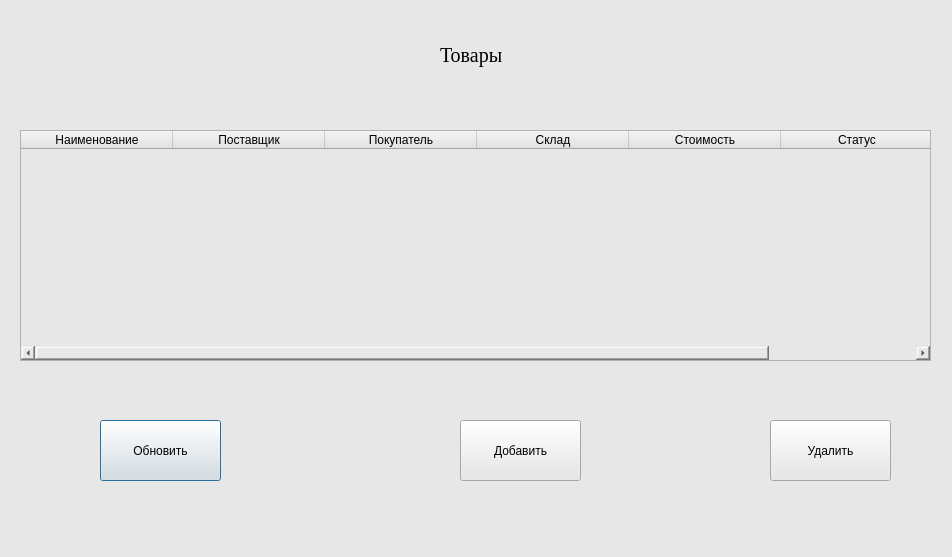
<?xml version="1.0" encoding="UTF-8"?>
<ui version="4.0">
 <class>Dialog</class>
 <widget class="QDialog" name="Dialog">
  <property name="geometry">
   <rect>
    <x>0</x>
    <y>0</y>
    <width>952</width>
    <height>557</height>
   </rect>
  </property>
  <property name="minimumSize">
   <size>
    <width>900</width>
    <height>517</height>
   </size>
  </property>
  <property name="maximumSize">
   <size>
    <width>1500</width>
    <height>800</height>
   </size>
  </property>
  <property name="windowTitle">
   <string>Товары</string>
  </property>
  <property name="styleSheet">
   <string notr="true">background-color: rgb(231, 231, 231);
</string>
  </property>
  <widget class="QTableWidget" name="tableWidget">
   <property name="geometry">
    <rect>
     <x>20</x>
     <y>130</y>
     <width>911</width>
     <height>231</height>
    </rect>
   </property>
   <attribute name="horizontalHeaderDefaultSectionSize">
    <number>152</number>
   </attribute>
   <column>
    <property name="text">
     <string>Наименование</string>
    </property>
   </column>
   <column>
    <property name="text">
     <string>Поставщик</string>
    </property>
   </column>
   <column>
    <property name="text">
     <string>Покупатель</string>
    </property>
   </column>
   <column>
    <property name="text">
     <string>Склад</string>
    </property>
   </column>
   <column>
    <property name="text">
     <string>Стоимость</string>
    </property>
   </column>
   <column>
    <property name="text">
     <string>Статус</string>
    </property>
   </column>
  </widget>
  <widget class="QLabel" name="label">
   <property name="geometry">
    <rect>
     <x>440</x>
     <y>30</y>
     <width>81</width>
     <height>51</height>
    </rect>
   </property>
   <property name="font">
    <font>
     <family>Times New Roman</family>
     <pointsize>15</pointsize>
     <weight>50</weight>
     <bold>false</bold>
    </font>
   </property>
   <property name="text">
    <string>Товары</string>
   </property>
  </widget>
  <widget class="QPushButton" name="btn_update_product">
   <property name="geometry">
    <rect>
     <x>100</x>
     <y>420</y>
     <width>121</width>
     <height>61</height>
    </rect>
   </property>
   <property name="text">
    <string>Обновить</string>
   </property>
  </widget>
  <widget class="QPushButton" name="btn_add_product">
   <property name="geometry">
    <rect>
     <x>460</x>
     <y>420</y>
     <width>121</width>
     <height>61</height>
    </rect>
   </property>
   <property name="text">
    <string>Добавить</string>
   </property>
  </widget>
  <widget class="QPushButton" name="btn_del_product">
   <property name="geometry">
    <rect>
     <x>770</x>
     <y>420</y>
     <width>121</width>
     <height>61</height>
    </rect>
   </property>
   <property name="text">
    <string>Удалить</string>
   </property>
  </widget>
 </widget>
 <resources/>
 <connections/>
</ui>
